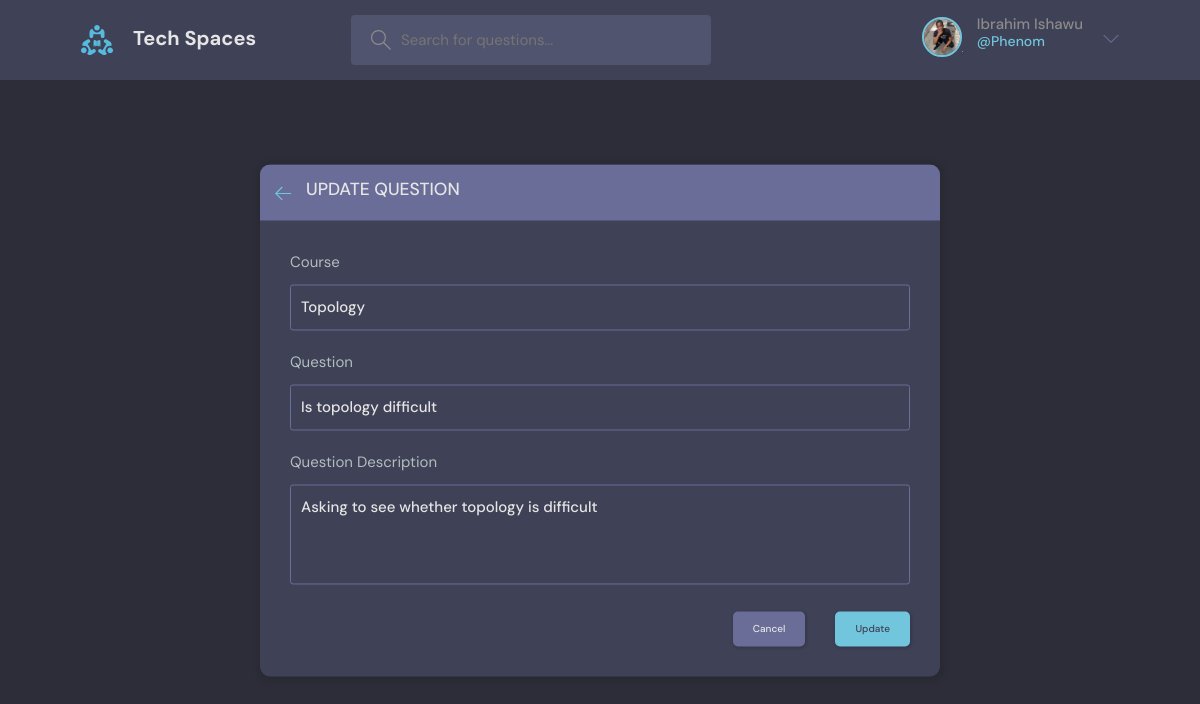
The page /question/1/update/ (signed in) on the database as committed earlier.
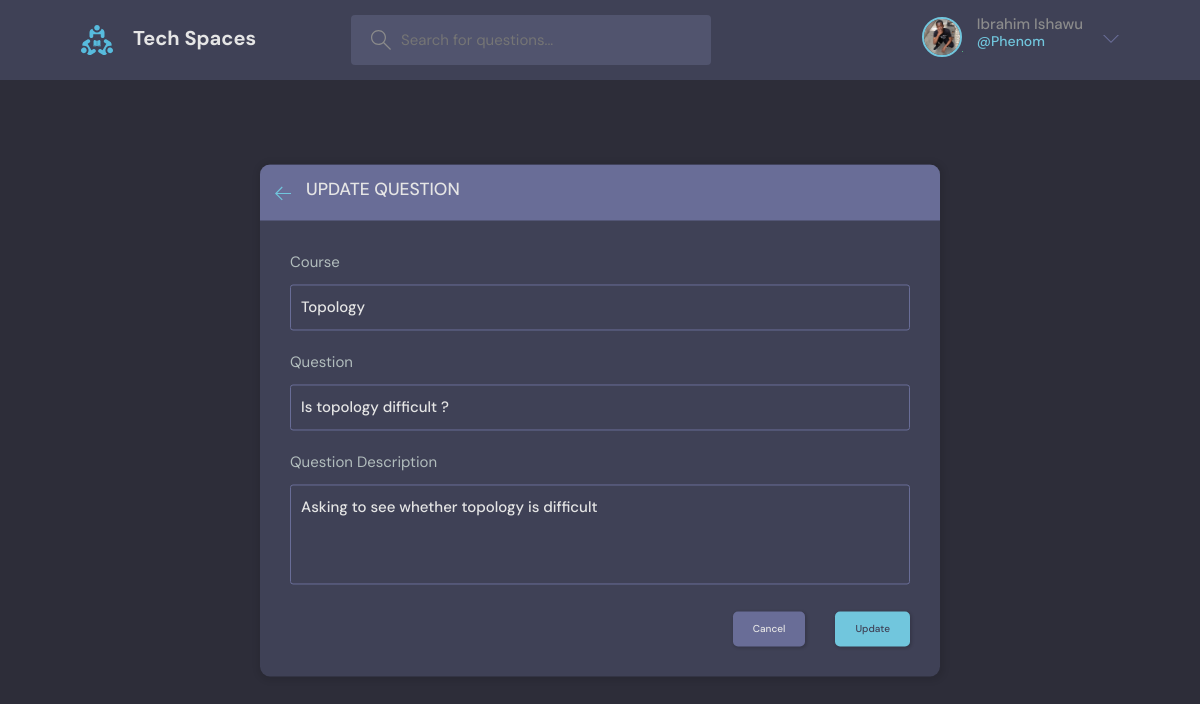
The same page on the database as committed later.
### core/models.py (models this page shows, shortened)
class Question(models.Model):
    student = models.ForeignKey(User, on_delete=models.SET_NULL, null=True)
    course = models.ForeignKey(Course, on_delete=models.SET_NULL, null=True)
    name = models.CharField(max_length=200)
    description = models.TextField(null=True, blank=True)
    contributors = models.ManyToManyField(User, related_name='participants', blank=True)
    updated = models.DateTimeField(auto_now=True)
    created = models.DateTimeField(auto_now_add=True)
    class Meta:
        ordering = ["-updated", "-created"]

class Course(models.Model):
    name = models.CharField(max_length=200)
    def __str__(self):
        return self.name

### core/views.py (the view, shortened to what this page needs)
# urls.py: path('question/<int:pk>/update/', views.UpdateQuestion.as_view(), name='update_question'),
class UpdateQuestion(LoginRequiredMixin, View):
    def get(self, request, pk):
        curr_question = get_object_or_404(Question, id=pk)
        form = AskQuestionForm(instance=curr_question)
        context = {
            'question': curr_question,
            'form': form,
        }
        return render(request, 'core/update_question.html', context)

### core/forms.py
class AskQuestionForm(forms.ModelForm):
    description = forms.CharField(widget=forms.Textarea(attrs={
        'placeholder': 'Give a short description about your question and how you want it answered',
    }))
    class Meta:
        model = Question
        fields = ['name', 'description']

### core/templates/core/update_question.html (shortened to what this page needs)
{% extends 'core/base.html' %}
{% block content %}
  <main class="create-room layout">
    <div class="container">
      <div class="layout__box">
        <div class="layout__boxHeader">
          <div class="layout__boxTitle">
            <a href="{{ request.META.HTTP_REFERER }}">
              <svg version="1.1" xmlns="http://www.w3.org/2000/svg" width="32" height="32" viewBox="0 0 32 32">
                <title>arrow-left</title>
                <path
                  d="M13.723 2.286l-13.723 13.714 13.719 13.714 1.616-1.611-10.96-10.96h27.625v-2.286h-27.625l10.965-10.965-1.616-1.607z">
                </path>
              </svg>
            </a>
            <h3>Update Question</h3>
          </div>
        </div>
        <div class="layout__body">
          <form class="form" method='POST'>
            <div class="form__group">
              <label for="room_topic">Course</label>
              <input required type="text" name="course" value="{{ question.course }}" id="question_course" list="course-list" />
            </div>
              <div class="form__group">
                <label for="room_name">Question</label>
                {{ form.name }}
              </div>
              <div class="form__group">
                <label for="room_description">Question Description</label>
                {{ form.description }}
              </div>
            <div class="form__action">
              <a class="btn btn--dark" href="/">Cancel</a>
              <button class="btn btn--main" type="submit">Update</button>
            </div>
          </form>
        </div>
      </div>
    </div>
  </main>
{% endblock content %}

Rows that differ between the two databases and show on the page:
changed Question "Asking to see whether topology is difficult": name "Is topology difficult" → "Is topology difficult ?"
